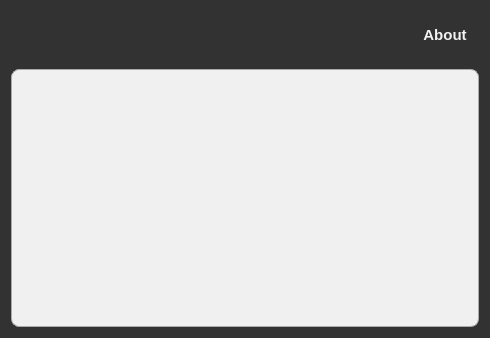
<?xml version="1.0" encoding="UTF-8"?>
<ui version="4.0">
 <class>MainWindow</class>
 <widget class="QMainWindow" name="MainWindow">
  <property name="geometry">
   <rect>
    <x>0</x>
    <y>0</y>
    <width>490</width>
    <height>338</height>
   </rect>
  </property>
  <property name="minimumSize">
   <size>
    <width>320</width>
    <height>240</height>
   </size>
  </property>
  <property name="font">
   <font>
    <family>MS Shell Dialog 2</family>
    <pointsize>10</pointsize>
   </font>
  </property>
  <property name="windowTitle">
   <string>Network Sniffer</string>
  </property>
  <property name="windowIcon">
   <iconset resource="Resources.qrc">
    <normaloff>:/Resources/AppIcon.ico</normaloff>:/Resources/AppIcon.ico</iconset>
  </property>
  <property name="styleSheet">
   <string notr="true">#MainWindow
{
	background-color: rgb(50, 50, 50);
	border-image: url(:/Resources/Background.jpg) 1 1 1 1 stretch stretch;
}</string>
  </property>
  <widget class="QWidget" name="centralWidget">
   <layout class="QVBoxLayout" name="verticalLayout">
    <property name="spacing">
     <number>10</number>
    </property>
    <item>
     <layout class="QHBoxLayout" name="horizontalLayout">
      <property name="spacing">
       <number>12</number>
      </property>
      <property name="rightMargin">
       <number>8</number>
      </property>
      <item>
       <widget class="QLabel" name="lblLogo">
        <property name="sizePolicy">
         <sizepolicy hsizetype="Fixed" vsizetype="Fixed">
          <horstretch>0</horstretch>
          <verstretch>0</verstretch>
         </sizepolicy>
        </property>
        <property name="minimumSize">
         <size>
          <width>267</width>
          <height>48</height>
         </size>
        </property>
        <property name="styleSheet">
         <string notr="true">border-width: 1px;
border-image: url(:/Resources/Logo_Full.png) 1 1 1 1 stretch stretch;</string>
        </property>
        <property name="text">
         <string/>
        </property>
       </widget>
      </item>
      <item>
       <spacer name="horizontalSpacer">
        <property name="orientation">
         <enum>Qt::Horizontal</enum>
        </property>
        <property name="sizeHint" stdset="0">
         <size>
          <width>40</width>
          <height>20</height>
         </size>
        </property>
       </spacer>
      </item>
      <item>
       <widget class="QPushButton" name="btnAbout">
        <property name="styleSheet">
         <string notr="true">QPushButton
{
	border: none;
	background-color: transparent;
	color: rgb(241, 241, 241);
	font-family: Tahoma;
	border-radius: 0px;
	padding: 4px;
	font-size: 11pt;
	font-weight: bold;
}

QPushButton:hover
{
	color: rgb(255, 229, 134);
}</string>
        </property>
        <property name="text">
         <string>About</string>
        </property>
        <property name="icon">
         <iconset resource="Resources.qrc">
          <normaloff>:/Resources/AppAbout.png</normaloff>:/Resources/AppAbout.png</iconset>
        </property>
        <property name="flat">
         <bool>true</bool>
        </property>
       </widget>
      </item>
     </layout>
    </item>
    <item>
     <widget class="QWidget" name="mainPane" native="true">
      <property name="sizePolicy">
       <sizepolicy hsizetype="Expanding" vsizetype="Expanding">
        <horstretch>0</horstretch>
        <verstretch>0</verstretch>
       </sizepolicy>
      </property>
      <property name="styleSheet">
       <string notr="true">#mainPane
{
	background-color: rgb(240, 240, 240);
	border: 1px solid rgb(170, 170, 170);
	border-radius: 8px;
}</string>
      </property>
     </widget>
    </item>
   </layout>
  </widget>
 </widget>
 <layoutdefault spacing="6" margin="11"/>
 <resources>
  <include location="Resources.qrc"/>
 </resources>
 <connections/>
</ui>
